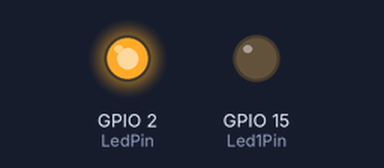
A sketch run on a simulated ESP32. Parts: output pins drawn as LEDs (lit = HIGH).

Above: at 0.5 s.
At 1.5 s:
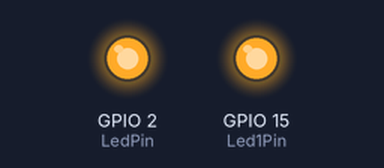
At 2.5 s:
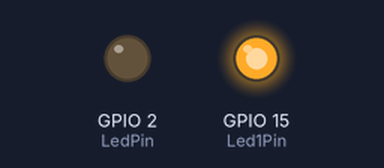
At 3.5 s:
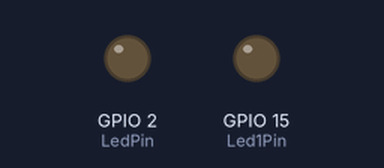
Timing chart, 0 to 5.2 s (numbered marks = the images above):
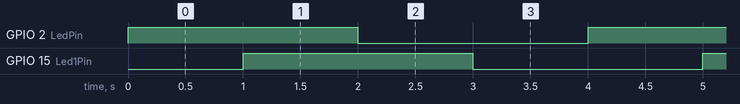

Measured:
- by itself, GPIO 2 (LedPin), GPIO 15 (Led1Pin): alternates HIGH for 2.0 s and LOW for 2.0 s
- by itself, everything shown: repeats every 4.0 s, in 4 steps

The sketch:

TwoLedBlink_ESP32.ino
```cpp
// int LedPin = 2;
#define LedPin 2
#define Led1Pin 15
//  define宣告  LedPin  接為 2

// the setup function runs once when you press reset or power the board
void setup() //程式 起始區
{
  // initialize digital pin LED_BUILTIN as an output.
  pinMode(LedPin, OUTPUT);
  pinMode(Led1Pin, OUTPUT);
  //宣告腳位模式：pinMode（腳位 , 模式）;
  // 設計腳位狀態，設定LedPin(2)為輸出狀態(OUTPUT)
  //設定腳位預設值
    digitalWrite(LedPin, LOW);    // turn the LED off by making the voltage LOW
    digitalWrite(Led1Pin, LOW);    // turn the LED off by making the voltage LOW
     //數位寫入：digitalWrite（腳位 , 電位）
}

// the loop function runs over and over again forever
void loop()     //程式 重複區
{
  digitalWrite(LedPin, HIGH);   // turn the LED on (HIGH is the voltage level)
  digitalWrite(Led1Pin, LOW);   // turn the LED on (HIGH is the voltage level)
  //數位寫入：digitalWrite（腳位 , 電位）
  //設定LedPin(2) 腳位狀態 為高電位==>電量燈泡
  delay(1000);                       // wait for a second
  //延遲3000單位==>1000單位==1秒鐘，所以延遲3秒鐘
  digitalWrite(LedPin, HIGH);   // turn the LED on (HIGH is the voltage level)
  digitalWrite(Led1Pin, HIGH);   // turn the LED on (HIGH is the voltage level)
     //數位寫入：digitalWrite（腳位 , 電位）
   //設定LedPin(2) 腳位狀態 為低電位==>關閉電量燈泡
  delay(1000);                       // wait for a second
   //延遲3000單位==>1000單位==1秒鐘，所以延遲3秒鐘
  digitalWrite(LedPin, LOW);   // turn the LED on (HIGH is the voltage level)
  digitalWrite(Led1Pin, HIGH);   // turn the LED on (HIGH is the voltage level)
     //數位寫入：digitalWrite（腳位 , 電位）
   //設定LedPin(2) 腳位狀態 為低電位==>關閉電量燈泡
  delay(1000);                       // wait for a second
   //延遲3000單位==>1000單位==1秒鐘，所以延遲3秒鐘
  digitalWrite(LedPin, LOW);   // turn the LED on (HIGH is the voltage level)
  digitalWrite(Led1Pin, LOW);   // turn the LED on (HIGH is the voltage level)
     //數位寫入：digitalWrite（腳位 , 電位）
   //設定LedPin(2) 腳位狀態 為低電位==>關閉電量燈泡
  delay(1000);                       // wait for a second
   //延遲3000單位==>1000單位==1秒鐘，所以延遲3秒鐘
}
```
